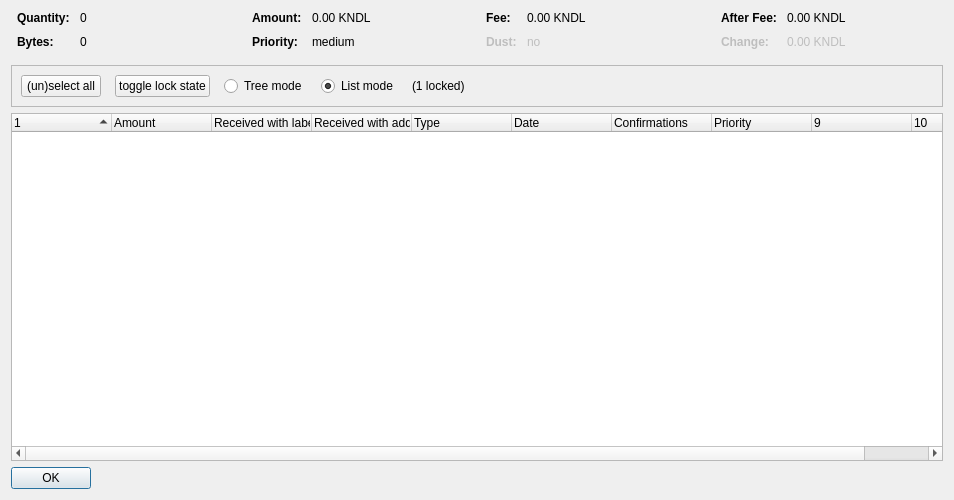
<?xml version="1.0" encoding="UTF-8"?>
<ui version="4.0">
 <class>CoinControlDialog</class>
 <widget class="QDialog" name="CoinControlDialog">
  <property name="geometry">
   <rect>
    <x>0</x>
    <y>0</y>
    <width>954</width>
    <height>500</height>
   </rect>
  </property>
  <property name="windowTitle">
   <string>Coin Selection</string>
  </property>
  <layout class="QVBoxLayout" name="verticalLayout">
   <item>
    <layout class="QHBoxLayout" name="horizontalLayoutTop" stretch="0,0,0,0">
     <property name="topMargin">
      <number>0</number>
     </property>
     <property name="bottomMargin">
      <number>10</number>
     </property>
     <item>
      <layout class="QFormLayout" name="formLayoutCoinControl1">
       <property name="horizontalSpacing">
        <number>10</number>
       </property>
       <property name="verticalSpacing">
        <number>10</number>
       </property>
       <property name="leftMargin">
        <number>6</number>
       </property>
       <property name="rightMargin">
        <number>6</number>
       </property>
       <item row="0" column="0">
        <widget class="QLabel" name="labelCoinControlQuantityText">
         <property name="font">
          <font>
           <weight>75</weight>
           <bold>true</bold>
          </font>
         </property>
         <property name="text">
          <string>Quantity:</string>
         </property>
        </widget>
       </item>
       <item row="0" column="1">
        <widget class="QLabel" name="labelCoinControlQuantity">
         <property name="cursor">
          <cursorShape>IBeamCursor</cursorShape>
         </property>
         <property name="contextMenuPolicy">
          <enum>Qt::ActionsContextMenu</enum>
         </property>
         <property name="text">
          <string notr="true">0</string>
         </property>
         <property name="textInteractionFlags">
          <set>Qt::LinksAccessibleByMouse|Qt::TextSelectableByKeyboard|Qt::TextSelectableByMouse</set>
         </property>
        </widget>
       </item>
       <item row="1" column="0">
        <widget class="QLabel" name="labelCoinControlBytesText">
         <property name="font">
          <font>
           <weight>75</weight>
           <bold>true</bold>
          </font>
         </property>
         <property name="text">
          <string>Bytes:</string>
         </property>
        </widget>
       </item>
       <item row="1" column="1">
        <widget class="QLabel" name="labelCoinControlBytes">
         <property name="cursor">
          <cursorShape>IBeamCursor</cursorShape>
         </property>
         <property name="contextMenuPolicy">
          <enum>Qt::ActionsContextMenu</enum>
         </property>
         <property name="text">
          <string notr="true">0</string>
         </property>
         <property name="textInteractionFlags">
          <set>Qt::LinksAccessibleByMouse|Qt::TextSelectableByKeyboard|Qt::TextSelectableByMouse</set>
         </property>
        </widget>
       </item>
      </layout>
     </item>
     <item>
      <layout class="QFormLayout" name="formLayoutCoinControl2">
       <property name="horizontalSpacing">
        <number>10</number>
       </property>
       <property name="verticalSpacing">
        <number>10</number>
       </property>
       <property name="leftMargin">
        <number>6</number>
       </property>
       <property name="rightMargin">
        <number>6</number>
       </property>
       <item row="0" column="0">
        <widget class="QLabel" name="labelCoinControlAmountText">
         <property name="font">
          <font>
           <weight>75</weight>
           <bold>true</bold>
          </font>
         </property>
         <property name="text">
          <string>Amount:</string>
         </property>
        </widget>
       </item>
       <item row="0" column="1">
        <widget class="QLabel" name="labelCoinControlAmount">
         <property name="cursor">
          <cursorShape>IBeamCursor</cursorShape>
         </property>
         <property name="contextMenuPolicy">
          <enum>Qt::ActionsContextMenu</enum>
         </property>
         <property name="text">
          <string notr="true">0.00 KNDL</string>
         </property>
         <property name="textInteractionFlags">
          <set>Qt::LinksAccessibleByMouse|Qt::TextSelectableByKeyboard|Qt::TextSelectableByMouse</set>
         </property>
        </widget>
       </item>
       <item row="1" column="0">
        <widget class="QLabel" name="labelCoinControlPriorityText">
         <property name="font">
          <font>
           <weight>75</weight>
           <bold>true</bold>
          </font>
         </property>
         <property name="text">
          <string>Priority:</string>
         </property>
        </widget>
       </item>
       <item row="1" column="1">
        <widget class="QLabel" name="labelCoinControlPriority">
         <property name="cursor">
          <cursorShape>IBeamCursor</cursorShape>
         </property>
         <property name="contextMenuPolicy">
          <enum>Qt::ActionsContextMenu</enum>
         </property>
         <property name="text">
          <string>medium</string>
         </property>
         <property name="textInteractionFlags">
          <set>Qt::LinksAccessibleByMouse|Qt::TextSelectableByKeyboard|Qt::TextSelectableByMouse</set>
         </property>
        </widget>
       </item>
      </layout>
     </item>
     <item>
      <layout class="QFormLayout" name="formLayoutCoinControl3">
       <property name="horizontalSpacing">
        <number>10</number>
       </property>
       <property name="verticalSpacing">
        <number>10</number>
       </property>
       <property name="leftMargin">
        <number>6</number>
       </property>
       <property name="rightMargin">
        <number>6</number>
       </property>
       <item row="0" column="0">
        <widget class="QLabel" name="labelCoinControlFeeText">
         <property name="font">
          <font>
           <weight>75</weight>
           <bold>true</bold>
          </font>
         </property>
         <property name="text">
          <string>Fee:</string>
         </property>
        </widget>
       </item>
       <item row="0" column="1">
        <widget class="QLabel" name="labelCoinControlFee">
         <property name="cursor">
          <cursorShape>IBeamCursor</cursorShape>
         </property>
         <property name="contextMenuPolicy">
          <enum>Qt::ActionsContextMenu</enum>
         </property>
         <property name="text">
          <string notr="true">0.00 KNDL</string>
         </property>
         <property name="textInteractionFlags">
          <set>Qt::LinksAccessibleByMouse|Qt::TextSelectableByKeyboard|Qt::TextSelectableByMouse</set>
         </property>
        </widget>
       </item>
       <item row="1" column="0">
        <widget class="QLabel" name="labelCoinControlLowOutputText">
         <property name="enabled">
          <bool>false</bool>
         </property>
         <property name="font">
          <font>
           <weight>75</weight>
           <bold>true</bold>
          </font>
         </property>
         <property name="text">
          <string>Dust:</string>
         </property>
        </widget>
       </item>
       <item row="1" column="1">
        <widget class="QLabel" name="labelCoinControlLowOutput">
         <property name="enabled">
          <bool>false</bool>
         </property>
         <property name="cursor">
          <cursorShape>IBeamCursor</cursorShape>
         </property>
         <property name="contextMenuPolicy">
          <enum>Qt::ActionsContextMenu</enum>
         </property>
         <property name="text">
          <string>no</string>
         </property>
         <property name="textInteractionFlags">
          <set>Qt::LinksAccessibleByMouse|Qt::TextSelectableByKeyboard|Qt::TextSelectableByMouse</set>
         </property>
        </widget>
       </item>
      </layout>
     </item>
     <item>
      <layout class="QFormLayout" name="formLayoutCoinControl4">
       <property name="horizontalSpacing">
        <number>10</number>
       </property>
       <property name="verticalSpacing">
        <number>10</number>
       </property>
       <property name="leftMargin">
        <number>6</number>
       </property>
       <property name="rightMargin">
        <number>6</number>
       </property>
       <item row="0" column="0">
        <widget class="QLabel" name="labelCoinControlAfterFeeText">
         <property name="font">
          <font>
           <weight>75</weight>
           <bold>true</bold>
          </font>
         </property>
         <property name="text">
          <string>After Fee:</string>
         </property>
        </widget>
       </item>
       <item row="0" column="1">
        <widget class="QLabel" name="labelCoinControlAfterFee">
         <property name="cursor">
          <cursorShape>IBeamCursor</cursorShape>
         </property>
         <property name="contextMenuPolicy">
          <enum>Qt::ActionsContextMenu</enum>
         </property>
         <property name="text">
          <string notr="true">0.00 KNDL</string>
         </property>
         <property name="textInteractionFlags">
          <set>Qt::LinksAccessibleByMouse|Qt::TextSelectableByKeyboard|Qt::TextSelectableByMouse</set>
         </property>
        </widget>
       </item>
       <item row="1" column="0">
        <widget class="QLabel" name="labelCoinControlChangeText">
         <property name="enabled">
          <bool>false</bool>
         </property>
         <property name="font">
          <font>
           <weight>75</weight>
           <bold>true</bold>
          </font>
         </property>
         <property name="text">
          <string>Change:</string>
         </property>
        </widget>
       </item>
       <item row="1" column="1">
        <widget class="QLabel" name="labelCoinControlChange">
         <property name="enabled">
          <bool>false</bool>
         </property>
         <property name="cursor">
          <cursorShape>IBeamCursor</cursorShape>
         </property>
         <property name="contextMenuPolicy">
          <enum>Qt::ActionsContextMenu</enum>
         </property>
         <property name="text">
          <string notr="true">0.00 KNDL</string>
         </property>
         <property name="textInteractionFlags">
          <set>Qt::LinksAccessibleByMouse|Qt::TextSelectableByKeyboard|Qt::TextSelectableByMouse</set>
         </property>
        </widget>
       </item>
      </layout>
     </item>
    </layout>
   </item>
   <item>
    <widget class="QFrame" name="frame">
     <property name="minimumSize">
      <size>
       <width>0</width>
       <height>40</height>
      </size>
     </property>
     <property name="frameShape">
      <enum>QFrame::StyledPanel</enum>
     </property>
     <property name="frameShadow">
      <enum>QFrame::Sunken</enum>
     </property>
     <layout class="QHBoxLayout" name="horizontalLayout">
      <item>
       <layout class="QHBoxLayout" name="horizontalLayoutPanel" stretch="0,0,0,0,0,0">
        <property name="spacing">
         <number>14</number>
        </property>
        <item>
         <widget class="QPushButton" name="pushButtonSelectAll">
          <property name="sizePolicy">
           <sizepolicy hsizetype="Maximum" vsizetype="Fixed">
            <horstretch>0</horstretch>
            <verstretch>0</verstretch>
           </sizepolicy>
          </property>
          <property name="text">
           <string>(un)select all</string>
          </property>
          <property name="autoDefault">
           <bool>false</bool>
          </property>
         </widget>
        </item>
        <item>
         <widget class="QPushButton" name="pushButtonToggleLock">
          <property name="sizePolicy">
           <sizepolicy hsizetype="Maximum" vsizetype="Fixed">
            <horstretch>0</horstretch>
            <verstretch>0</verstretch>
           </sizepolicy>
          </property>
          <property name="text">
           <string>toggle lock state</string>
          </property>
          <property name="autoDefault">
           <bool>false</bool>
          </property>
         </widget>
        </item>
        <item>
         <widget class="QRadioButton" name="radioTreeMode">
          <property name="sizePolicy">
           <sizepolicy hsizetype="Maximum" vsizetype="Fixed">
            <horstretch>0</horstretch>
            <verstretch>0</verstretch>
           </sizepolicy>
          </property>
          <property name="text">
           <string>Tree mode</string>
          </property>
         </widget>
        </item>
        <item>
         <widget class="QRadioButton" name="radioListMode">
          <property name="sizePolicy">
           <sizepolicy hsizetype="Maximum" vsizetype="Fixed">
            <horstretch>0</horstretch>
            <verstretch>0</verstretch>
           </sizepolicy>
          </property>
          <property name="text">
           <string>List mode</string>
          </property>
          <property name="checked">
           <bool>true</bool>
          </property>
         </widget>
        </item>
        <item>
         <widget class="QLabel" name="labelLocked">
          <property name="text">
           <string>(1 locked)</string>
          </property>
         </widget>
        </item>
        <item>
         <spacer name="horizontalSpacer">
          <property name="orientation">
           <enum>Qt::Horizontal</enum>
          </property>
          <property name="sizeHint" stdset="0">
           <size>
            <width>40</width>
            <height>20</height>
           </size>
          </property>
         </spacer>
        </item>
       </layout>
      </item>
     </layout>
    </widget>
   </item>
   <item>
    <widget class="CoinControlTreeWidget" name="treeWidget">
     <property name="contextMenuPolicy">
      <enum>Qt::CustomContextMenu</enum>
     </property>
     <property name="sortingEnabled">
      <bool>false</bool>
     </property>
     <property name="columnCount">
      <number>10</number>
     </property>
     <attribute name="headerShowSortIndicator" stdset="0">
      <bool>true</bool>
     </attribute>
     <attribute name="headerStretchLastSection">
      <bool>false</bool>
     </attribute>
     <column>
      <property name="text">
       <string/>
      </property>
     </column>
     <column>
      <property name="text">
       <string>Amount</string>
      </property>
     </column>
     <column>
      <property name="text">
       <string>Received with label</string>
      </property>
     </column>
     <column>
      <property name="text">
       <string>Received with address</string>
      </property>
     </column>
     <column>
      <property name="text">
       <string>Type</string>
      </property>
     </column>
     <column>
      <property name="text">
       <string>Date</string>
      </property>
     </column>
     <column>
      <property name="text">
       <string>Confirmations</string>
      </property>
      <property name="toolTip">
       <string>Confirmed</string>
      </property>
     </column>
     <column>
      <property name="text">
       <string>Priority</string>
      </property>
     </column>
     <column>
      <property name="text">
       <string/>
      </property>
     </column>
     <column>
      <property name="text">
       <string/>
      </property>
     </column>
    </widget>
   </item>
   <item>
    <widget class="QDialogButtonBox" name="buttonBox">
     <property name="sizePolicy">
      <sizepolicy hsizetype="Maximum" vsizetype="Fixed">
       <horstretch>0</horstretch>
       <verstretch>0</verstretch>
      </sizepolicy>
     </property>
     <property name="orientation">
      <enum>Qt::Horizontal</enum>
     </property>
     <property name="standardButtons">
      <set>QDialogButtonBox::Ok</set>
     </property>
    </widget>
   </item>
  </layout>
 </widget>
 <customwidgets>
  <customwidget>
   <class>CoinControlTreeWidget</class>
   <extends>QTreeWidget</extends>
   <header>coincontroltreewidget.h</header>
  </customwidget>
 </customwidgets>
 <resources/>
 <connections/>
</ui>
